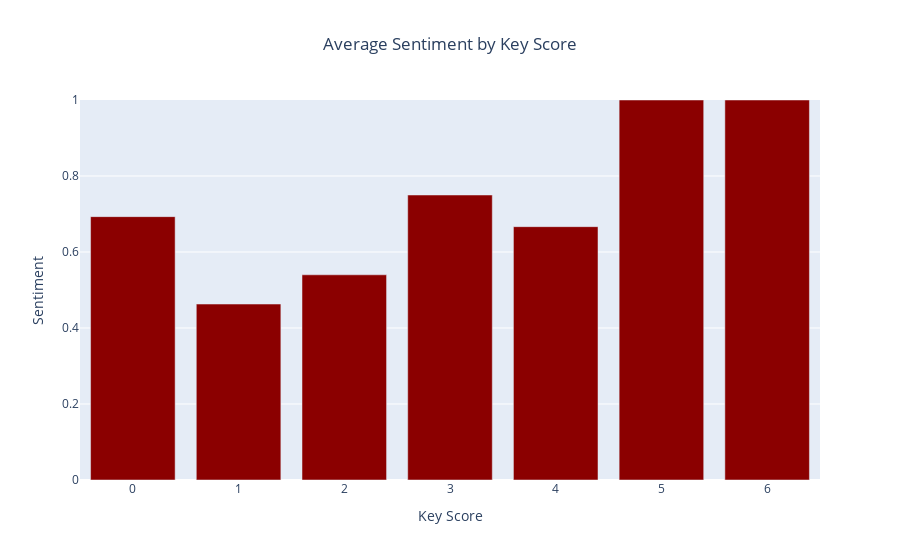

Notebook source saved alongside this figure:
### Code cell
#Sentiment by key score
data = pd.DataFrame(clustered.groupby('key_score')['sent'].mean())
fig = px.bar(data, x=data.index, y='sent',
             title = 'Average Sentiment by Key Score',
             labels={
                 'x' : 'Key Score',
                 'sent' : 'Sentiment'
             }).update(layout=dict(title=dict(x=0.5)))
fig.update_yaxes(range=[0,1])
fig.update_traces(marker_color='darkred')
fig.show()

### Figure 1 — Plotly figure (JSON) as saved in the notebook; plotly's stock layout.template omitted (floating-point values rounded to 4 significant figures)
{"data": [{"alignmentgroup": "True", "hoverlabel": {"namelength": 0}, "hovertemplate": "Key Score=%{x}<br>Sentiment=%{y}", "legendgroup": "", "marker": {"color": "darkred"}, "name": "", "offsetgroup": "", "orientation": "v", "showlegend": false, "textposition": "auto", "type": "bar", "x": [0, 1, 2, 3, 4, 5, 6], "xaxis": "x", "y": [0.6931, 0.463, 0.54, 0.75, 0.6667, 1, 1], "yaxis": "y"}], "layout": {"barmode": "relative", "legend": {"tracegroupgap": 0}, "title": {"text": "Average Sentiment by Key Score", "x": 0.5}, "xaxis": {"anchor": "y", "domain": [0, 1], "title": {"text": "Key Score"}}, "yaxis": {"anchor": "x", "domain": [0, 1], "range": [0, 1], "title": {"text": "Sentiment"}}}}
